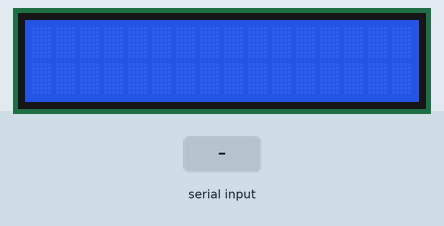
Bench run of a sketch on a simulated ESP32. Shown: 16×2 character LCD. The inputs (shaded band) are chosen by the test bench. The local clock reads 2024-03-15 10:24:30 at power-on unless the sketch sets it; EEPROM starts erased; what the sketch prints to the serial monitor is not drawn.

Above: at 1.2 s.
1.3 s: "1\n" received over the second serial link
At 2.1 s:
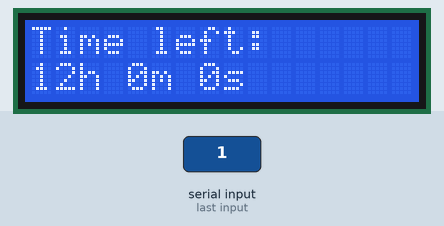
4.3 s: "RESET\n" received over the second serial link
At 5.4 s:
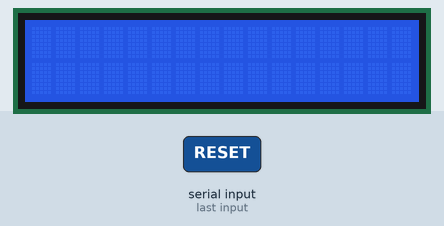
5.8 s: "0\n" received over the second serial link
At 7.4 s:
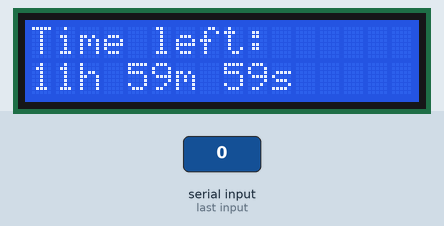
Timing chart, 0 to 8.9 s (numbered marks = the images above; inputs shaded):
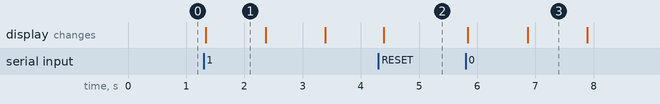

Measured:
- after the input at 1.3 s, the display: changes at once (image 1)
- after the input at 4.3 s, the display: changes after 0.09 s (image 2)
- after the input at 5.8 s, the display: first changes at once (image 3 shows a later state)
- what the display in image 1 shows lasts 1.1 s, from 1.3 s to 2.4 s

The sketch:

rtc.ino
```cpp
#include <Wire.h>
#include <RTClib.h>
#include <EEPROM.h>
#include <LiquidCrystal_I2C.h>
#include <ArduinoJson.h>  // Include the ArduinoJson library

// RTC and LCD Initialization
RTC_DS3231 rtc;
LiquidCrystal_I2C lcd(0x27, 16, 2);  // Assuming address 0x27

// EEPROM Addresses
#define EEPROM_MAGIC_NUMBER_ADDR 0
#define EEPROM_MAGIC_NUMBER 0xA5
#define EEPROM_TIMER_FLAG_ADDR 1
#define EEPROM_ADDRESS_YEAR 2
#define EEPROM_ADDRESS_MONTH 3
#define EEPROM_ADDRESS_DAY 4
#define EEPROM_ADDRESS_HOUR 5
#define EEPROM_ADDRESS_MINUTE 6
#define EEPROM_ADDRESS_SECOND 7

bool timerStarted = false;

void setup() {
  Serial.begin(115200);
  Serial2.begin(115200); // Serial2 for communication with ESP32
  lcd.init();
  lcd.backlight();

  Serial.println("Setup started");

  if (!rtc.begin()) {
    lcd.print("RTC failed");
    Serial.println("RTC failed");
    while (1);  // Halt if RTC not working
  }

  // Initialize RTC if it lost power
  if (rtc.lostPower()) {
    rtc.adjust(DateTime(F(__DATE__), F(__TIME__)));
    Serial.println("RTC lost power, time adjusted");
  }

  byte eepromInitFlag = EEPROM.read(EEPROM_MAGIC_NUMBER_ADDR);

  // Check EEPROM initialized flag
  if (eepromInitFlag != EEPROM_MAGIC_NUMBER) {
    // Fresh firmware upload or first run
    EEPROM.write(EEPROM_MAGIC_NUMBER_ADDR, EEPROM_MAGIC_NUMBER);
    EEPROM.write(EEPROM_TIMER_FLAG_ADDR, 0);  // Reset the flag
    lcd.clear();
    Serial.println("EEPROM initialized");
    timerStarted = false;
  } else {
    // Check if timer was already running
    if (EEPROM.read(EEPROM_TIMER_FLAG_ADDR) == 1) {
      timerStarted = true;
      Serial.println("Timer was running");
      checkTimerProgress(); // Check and display remaining time immediately
    } else {
      lcd.clear();
      Serial.println("Waiting for PIN");
      timerStarted = false;
    }
  }

  Serial.println("Setup completed");
}

void loop() {
  if (Serial2.available() > 0) {
    String command = Serial2.readStringUntil('\n');
    command.trim();

    Serial.print("Received from ESP32: ");
    Serial.println(command);

    if (command == "RESET") {
      resetSystem();
    } else if (command == "GET_TIME") {
      sendRemainingTime();
    } else if (!timerStarted) {
      String receivedPin = command;
      lcd.clear();
      lcd.print("PIN: ");
      lcd.print(receivedPin);

      // Start the 12-hour timer
      startTimer();
      timerStarted = true;
      EEPROM.write(EEPROM_TIMER_FLAG_ADDR, 1); // Set the flag to indicate timer is started
    }
  }

  if (timerStarted) {
    // Continuously check and display remaining time
    checkTimerProgress();
    delay(1000); // Update every second
  }
}

void resetSystem() {
  EEPROM.write(EEPROM_MAGIC_NUMBER_ADDR, 0);  // Reset the EEPROM
  EEPROM.write(EEPROM_TIMER_FLAG_ADDR, 0);
  lcd.clear();
  timerStarted = false;
  Serial.println("System reset");
}

void startTimer() {
  DateTime now = rtc.now();

  EEPROM.write(EEPROM_ADDRESS_YEAR, now.year() - 2000); // Store only the last two digits of the year
  EEPROM.write(EEPROM_ADDRESS_MONTH, now.month());
  EEPROM.write(EEPROM_ADDRESS_DAY, now.day());
  EEPROM.write(EEPROM_ADDRESS_HOUR, now.hour());
  EEPROM.write(EEPROM_ADDRESS_MINUTE, now.minute());
  EEPROM.write(EEPROM_ADDRESS_SECOND, now.second());

  Serial.println("Timer started");
  Serial.print("Start time: ");
  Serial.print(now.year());
  Serial.print("-");
  Serial.print(now.month());
  Serial.print("-");
  Serial.print(now.day());
  Serial.print(" ");
  Serial.print(now.hour());
  Serial.print(":");
  Serial.print(now.minute());
  Serial.print(":");
  Serial.println(now.second());
}

DateTime getTimeFromEEPROM() {
  int year = EEPROM.read(EEPROM_ADDRESS_YEAR) + 2000;
  int month = EEPROM.read(EEPROM_ADDRESS_MONTH);
  int day = EEPROM.read(EEPROM_ADDRESS_DAY);
  int hour = EEPROM.read(EEPROM_ADDRESS_HOUR);
  int minute = EEPROM.read(EEPROM_ADDRESS_MINUTE);
  int second = EEPROM.read(EEPROM_ADDRESS_SECOND);

  Serial.print("Retrieved time from EEPROM: ");
  Serial.print(year);
  Serial.print("-");
  Serial.print(month);
  Serial.print("-");
  Serial.print(day);
  Serial.print(" ");
  Serial.print(hour);
  Serial.print(":");
  Serial.print(minute);
  Serial.print(":");
  Serial.println(second);

  return DateTime(year, month, day, hour, minute, second);
}

void checkTimerProgress() {
  DateTime startTime = getTimeFromEEPROM();
  DateTime currentTime = rtc.now();

  // Calculate the end time by adding 12 hours to the start time
  DateTime endTime = startTime + TimeSpan(0, 12, 0, 0);

  lcd.clear();
  if (currentTime < endTime) {
    TimeSpan remaining = endTime - currentTime;
    lcd.setCursor(0, 0);
    lcd.print("Time left: ");
    lcd.setCursor(0, 1);
    lcd.print(remaining.hours(), DEC);
    lcd.print("h ");
    lcd.print(remaining.minutes() % 60, DEC);
    lcd.print("m ");
    lcd.print(remaining.seconds() % 60, DEC);
    lcd.print("s ");
  } else {
    lcd.setCursor(0, 0);
    lcd.print("Timer finished");
    EEPROM.write(EEPROM_TIMER_FLAG_ADDR, 0); // Reset the flag when timer finishes
  }
}

void sendRemainingTime() {
  DateTime startTime = getTimeFromEEPROM();
  DateTime currentTime = rtc.now();
  DateTime endTime = startTime + TimeSpan(0, 12, 0, 0);
  TimeSpan remaining = endTime - currentTime;

  Serial.print("Remaining time: ");
  Serial.print(remaining.hours());
  Serial.print(" hours, ");
  Serial.print(remaining.minutes());
  Serial.print(" minutes, ");
  Serial.print(remaining.seconds());
  Serial.println(" seconds");

  DynamicJsonDocument doc(200);
  doc["hours"] = remaining.hours();
  doc["minutes"] = remaining.minutes() % 60;
  doc["seconds"] = remaining.seconds() % 60;

  String output;
  serializeJson(doc, output);

  Serial2.print(output);
  Serial2.print("\n");
}
```
